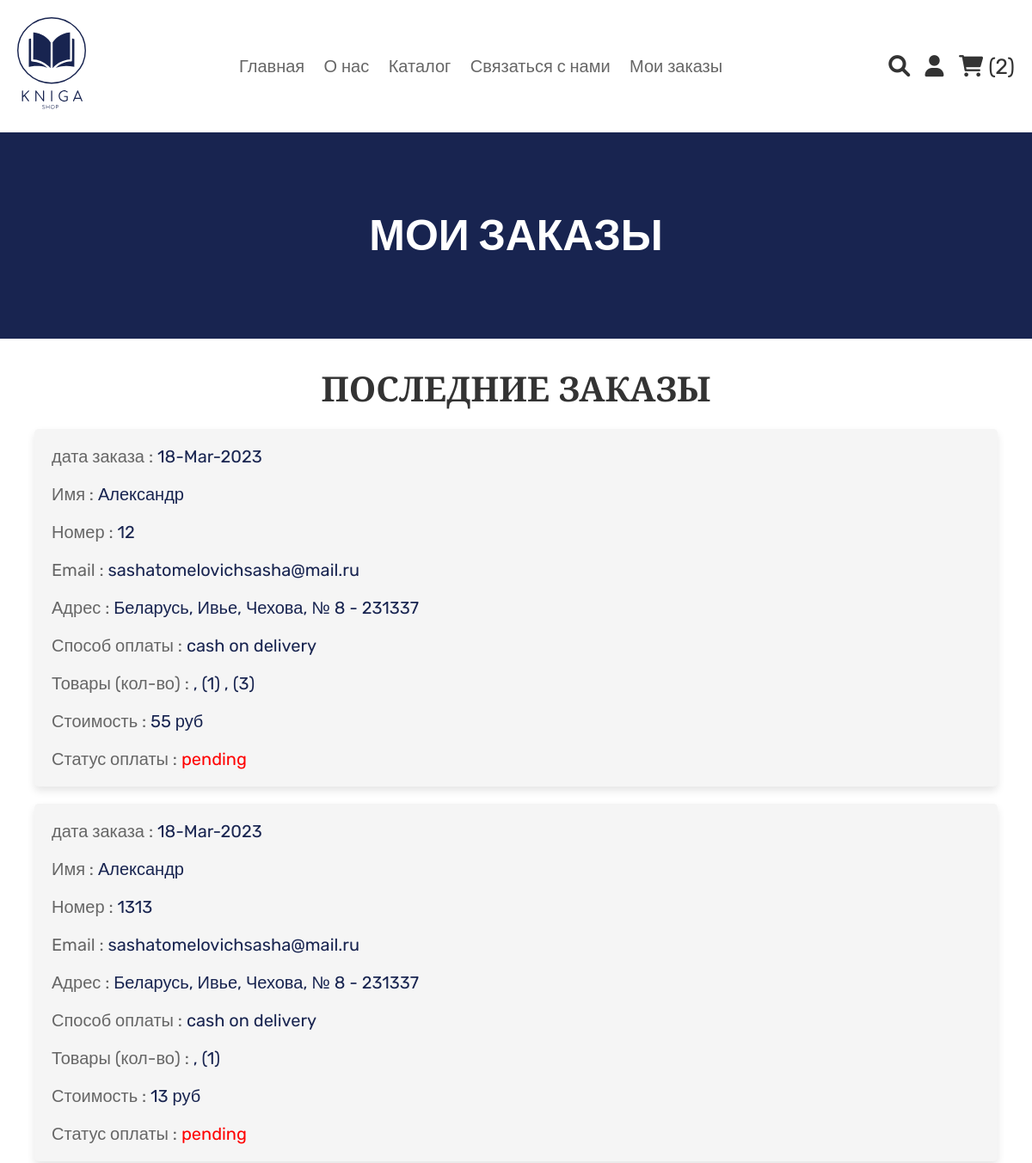
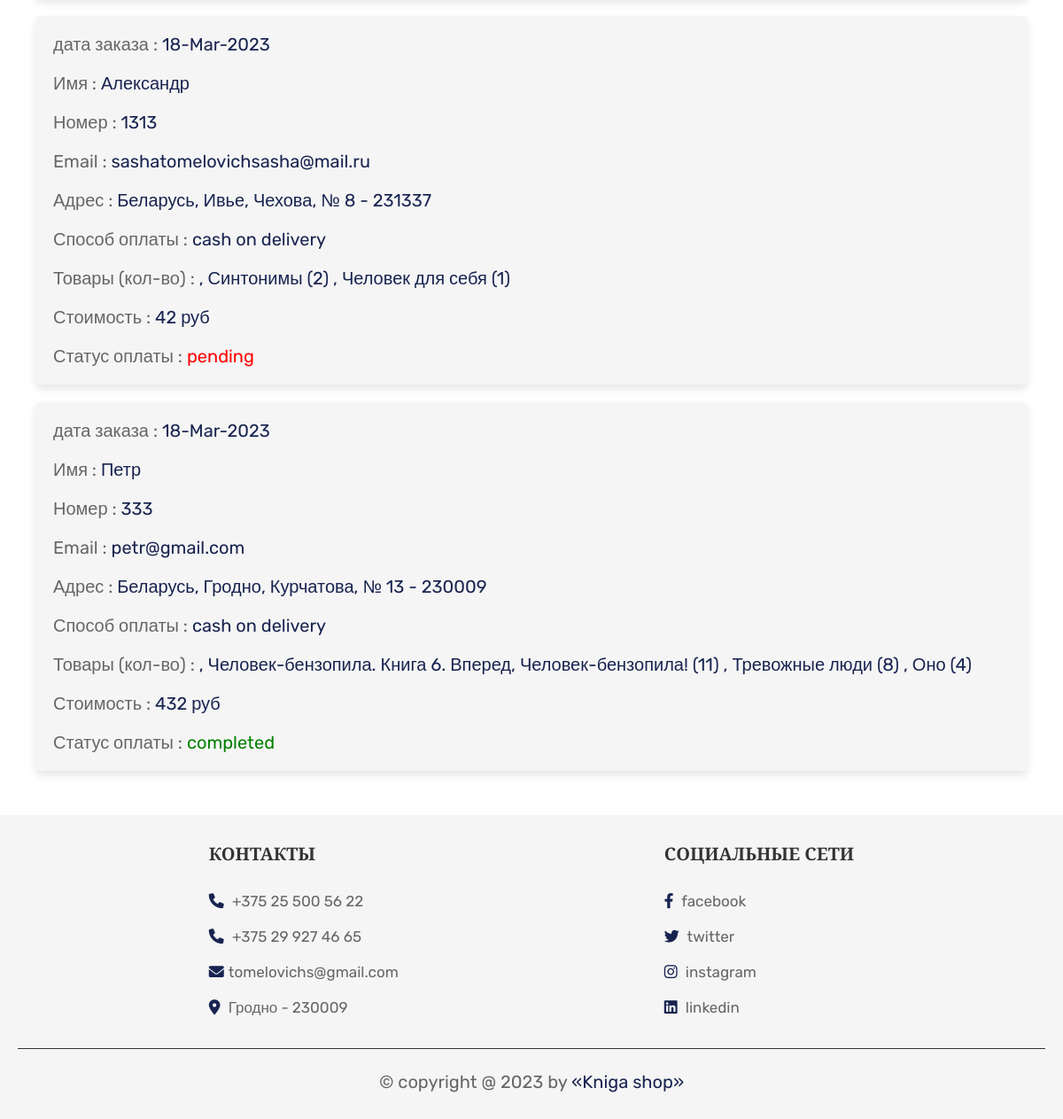
Page /book.php (signed in) on the committed database (2 pictures, top to bottom).
### tables this page shows
CREATE TABLE `orders` (
  `id` int NOT NULL,
  `user_id` int NOT NULL,
  `name` varchar(100) NOT NULL,
  `number` varchar(12) NOT NULL,
  `email` varchar(100) NOT NULL,
  `method` varchar(50) NOT NULL,
  `address` varchar(500) NOT NULL,
  `total_products` varchar(100) NOT NULL,
  `total_price` int NOT NULL,
  `placed_on` varchar(50) NOT NULL,
  `payment_status` varchar(20) NOT NULL DEFAULT 'pending'
);

### book.php (the view, shortened to what this page needs)
<?php
include 'config.php';
$user_id = $_SESSION['user_id'];
?>
<!DOCTYPE html>
<html lang="en">
<head>
   <link rel="stylesheet" href="https://cdnjs.cloudflare.com/ajax/libs/font-awesome/6.0.0/css/all.min.css">
   <link rel="stylesheet" href="css/style.css">
</head>
<body>
<?php include 'header.php'; ?>
<div class="heading">
   <h3>Мои заказы</h3>
</div>
<section class="placed-orders">
   <h1 class="title">Последние заказы</h1>
   <div class="box-container">
      <?php
         $order_query = mysqli_query($conn, "SELECT * FROM `orders` WHERE user_id = '$user_id'") or die('query failed');
         if(mysqli_num_rows($order_query) > 0){
            while($fetch_orders = mysqli_fetch_assoc($order_query)){
      ?>
      <div class="box">
         <p> дата заказа : <span><?php echo $fetch_orders['placed_on']; ?></span> </p>
         <p> Имя : <span><?php echo $fetch_orders['name']; ?></span> </p>
         <p> Номер : <span><?php echo $fetch_orders['number']; ?></span> </p>
         <p> Email : <span><?php echo $fetch_orders['email']; ?></span> </p>
         <p> Адрес : <span><?php echo $fetch_orders['address']; ?></span> </p>
         <p> Способ оплаты : <span><?php echo $fetch_orders['method']; ?></span> </p>
         <p> Товары (кол-во) : <span><?php echo $fetch_orders['total_products']; ?></span> </p>
         <p> Стоимость : <span><?php echo $fetch_orders['total_price']; ?> руб</span> </p>
         <p> Статус оплаты : <span style="color:<?php if($fetch_orders['payment_status'] == 'pending'){ echo 'red'; }else{ echo 'green'; } ?>;"><?php echo $fetch_orders['payment_status']; ?></span> </p>
         </div>
      <?php
       }
      }else{
         echo '<p class="empty">Заказов нет</p>';
      }
      ?>
   </div>
</section>
<?php include 'footer.php'; ?>
</body>
</html>

### css/style.css (style rules this page uses)
:root { --purple:#182450; --red:#c0392b; --orange:#f39c12; --black:#333; --white:#fff; --light-color:#666; --light-white:#ccc; --light-bg:#f5f5f5; --border:.1rem solid var(--black); --box-shadow:0 .5rem 1rem rgba(0,0,0,.1); }
* { font-family: 'Rubik', sans-serif; margin:0; padding:0; box-sizing: border-box; outline: none; border:none; text-decoration: none; transition:all .2s linear; }
html { font-size: 62.5%; overflow-x: hidden; }
section { padding:3rem 2rem; }
.title { text-align: center; margin-bottom: 2rem; text-transform: uppercase; color:var(--black); font-size: 4rem; font-family: 'Playfair Display', serif; }
.heading { min-height: 30vh; display: flex; flex-flow: column; align-items: center; justify-content: center; gap:1rem; background-color: #182450; background-size: cover; background-position: center; text-align: center; }
.heading h3 { font-size: 5rem; color:var(--white); text-transform: uppercase; }
.placed-orders .box-container { max-width: 1200px; margin:0 auto; gap:1.5rem; }
.placed-orders .box-container .box { flex:1 1 40rem; border-radius: .5rem; padding:2rem; margin: 2rem; background-color: var(--light-bg); padding:1rem 2rem; box-shadow: var(--box-shadow); }
.placed-orders .box-container .box p { padding:1rem 0; font-size: 2rem; color:var(--light-color); }
.placed-orders .box-container .box p span { color:var(--purple); }

### rows in the picture
orders: placed_on "18-Mar-2023", name "Александр", number "12", email "sashatomelovichsasha@mail.ru", address "Беларусь, Ивье, Чехова, № 8 - 231337", method "cash on delivery", total_products ", (1) , (3)", total_price "55", payment_status "pending"
orders: placed_on "18-Mar-2023", name "Александр", number "1313", email "sashatomelovichsasha@mail.ru", address "Беларусь, Ивье, Чехова, № 8 - 231337", method "cash on delivery", total_products ", (1)", total_price "13", payment_status "pending"
orders: placed_on "18-Mar-2023", name "Александр", number "1313", email "sashatomelovichsasha@mail.ru", address "Беларусь, Ивье, Чехова, № 8 - 231337", method "cash on delivery", total_products ", Синтонимы (2) , Человек для себя (1)", total_price "42", payment_status "pending"
orders: placed_on "18-Mar-2023", name "Петр", number "333", email "petr@gmail.com", address "Беларусь, Гродно, Курчатова, № 13 - 230009", method "cash on delivery", total_products ", Человек-бензопила. Книга 6. Вперед, Человек-бензопила! (11) , Тревожные люди (8) , Оно (4)", total_price "432", payment_status "completed"

### other values in the picture
$cart_rows_number "2"
